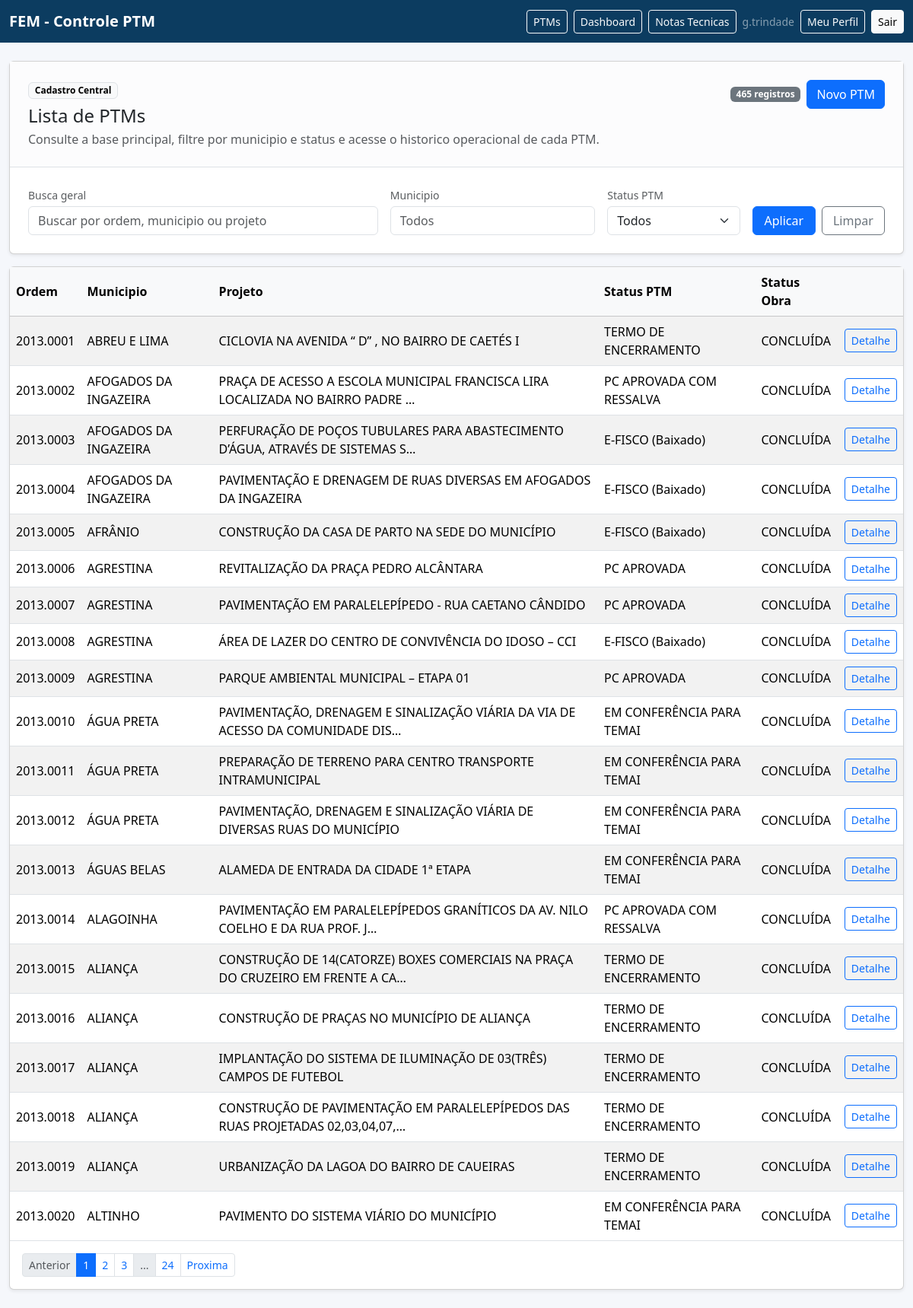
The app's page / (signed in) with its own data.
### ptms/models.py (models this page shows, shortened)
class PTM(TimestampedModel):
    ordem = models.CharField(max_length=30, unique=True)
    regiao = models.CharField(max_length=120)
    municipio = models.CharField(max_length=120)
    projeto = models.TextField()
    projeto_detalhado = models.TextField(blank=True)
    tipo_fem = models.ForeignKey(TipoFEM, on_delete=models.PROTECT)
    status_ptm_atual = models.ForeignKey(
        StatusPTM,
        on_delete=models.PROTECT,
        related_name="ptms_status_ptm",
        null=True,
        blank=True,
    )
    status_obra_atual = models.ForeignKey(
        StatusObra,
        on_delete=models.PROTECT,
        related_name="ptms_status_obra",
        null=True,
        blank=True,
    )
    data_final = models.DateField(null=True, blank=True)
    data_aprovacao = models.DateField(null=True, blank=True)
    teto_fem = models.DecimalField(max_digits=14, decimal_places=2, default=Decimal("0.00"))
    investimento_total = models.DecimalField(max_digits=14, decimal_places=2, default=Decimal("0.00"))
    recurso_fem = models.DecimalField(max_digits=14, decimal_places=2, default=Decimal("0.00"))
    rendimentos_fem = models.DecimalField(max_digits=14, decimal_places=2, default=Decimal("0.00"))
    contrapartida = models.DecimalField(max_digits=14, decimal_places=2, default=Decimal("0.00"))
    ressalva = models.TextField(blank=True)
    secretaria = models.ForeignKey(Secretaria, on_delete=models.PROTECT, null=True, blank=True)
    area_investimento = models.ForeignKey(AreaInvestimento, on_delete=models.PROTECT, null=True, blank=True)
    conta_ptm = models.CharField(max_length=50, blank=True)
    descricao = models.TextField(blank=True)
    codigo_acesso_publico = models.CharField(max_length=64, unique=True, null=True, blank=True)
    status_analise_documentacao = models.ForeignKey(
        StatusAnaliseDocumentacao,
        on_delete=models.PROTECT,
        related_name="ptms_status_analise_documentacao",
        null=True,
        blank=True,
    )
    populacao_beneficiada = models.PositiveIntegerField(null=True, blank=True)
    class Meta:
        ordering = ("ordem",)

### core/models.py (models this page shows)
class NomeCatalogo(TimestampedModel):
    nome = models.CharField(max_length=255, unique=True)
    ativo = models.BooleanField(default=True)
    class Meta:
        abstract = True
        ordering = ("nome",)
    def __str__(self):
        return self.nome

class StatusPTM(NomeCatalogo):
    pass

class StatusObra(NomeCatalogo):
    pass

### ptms/views.py (the view, shortened to what this page needs)
# urls.py: path('', PTMListView.as_view(), name='ptm_list'),
class PTMListView(ListView):
    model = PTM
    template_name = "ptms/ptm_list.html"
    context_object_name = "ptms"
    paginate_by = 20
    def get_queryset(self):
        queryset = (
            PTM.objects.select_related("tipo_fem", "status_ptm_atual", "status_obra_atual", "secretaria")
            .order_by("ordem")
        )
        q = self.request.GET.get("q", "").strip()
        status = self.request.GET.get("status", "").strip()
        municipio = self.request.GET.get("municipio", "").strip()
        if status:
            queryset = queryset.filter(status_ptm_atual__id=status)
        if municipio:
            municipio_norm = _normalize_text(municipio)
            ids = [item.id for item in queryset if municipio_norm in _normalize_text(item.municipio)]
            queryset = queryset.filter(id__in=ids)
        return queryset
    def get_context_data(self, **kwargs):
        context = super().get_context_data(**kwargs)
        context["status_options"] = (
            StatusPTM.objects.order_by("nome").values_list("id", "nome").distinct()
        )
        context["can_create_ptm"] = self.request.user.is_superuser or bool(
            _allowed_municipios_for_user(self.request.user)
        )
        context["total_ptms_filtrados"] = context["paginator"].count
        return context

### templates/ptms/ptm_list.html (shortened to what this page needs)
{% extends "base.html" %}
{% block content %}
<div class="card shadow-sm mb-3">
  <div class="card-body p-0">
    <div class="p-4 border-bottom bg-light-subtle">
      <div class="d-flex justify-content-between align-items-start flex-wrap gap-3">
        <div>
          <span class="badge text-bg-light border mb-2">Cadastro Central</span>
          <h1 class="h4 mb-1">Lista de PTMs</h1>
          <p class="text-muted mb-0">
            Consulte a base principal, filtre por municipio e status e acesse o historico operacional de cada PTM.
          </p>
        </div>
        <div class="d-flex align-items-center gap-2 flex-wrap">
          <span class="badge text-bg-secondary">{{ total_ptms_filtrados }} registro{{ total_ptms_filtrados|pluralize }}</span>
          {% if can_create_ptm %}
            <a class="btn btn-primary" href="{% url 'ptm_create' %}">Novo PTM</a>
          {% endif %}
        </div>
      </div>
    </div>
    <div class="p-4">
      <form method="get" class="row g-3">
        <div class="col-12 col-lg-5">
          <label class="form-label small text-muted mb-1" for="id_q">Busca geral</label>
          <input class="form-control" id="id_q" type="text" name="q" placeholder="Buscar por ordem, municipio ou projeto" value="{{ request.GET.q }}">
        </div>
        <div class="col-12 col-md-6 col-lg-3">
          <label class="form-label small text-muted mb-1" for="id_municipio">Municipio</label>
          <input class="form-control" id="id_municipio" type="text" name="municipio" placeholder="Todos" value="{{ request.GET.municipio }}">
        </div>
        <div class="col-12 col-md-6 col-lg-2">
          <label class="form-label small text-muted mb-1" for="id_status">Status PTM</label>
          <select class="form-select" id="id_status" name="status">
            <option value="">Todos</option>
          </select>
        </div>
        <div class="col-12 col-lg-2 d-flex align-items-end gap-2">
          <button type="submit" class="btn btn-primary w-100">Aplicar</button>
          <a class="btn btn-outline-secondary w-100" href="{% url 'ptm_list' %}">Limpar</a>
        </div>
      </form>
    </div>
  </div>
</div>
<div class="card shadow-sm">
  <div class="table-responsive">
    <table class="table table-striped table-hover mb-0">
      <thead class="table-light">
        <tr>
          <th>Ordem</th>
          <th>Municipio</th>
          <th>Projeto</th>
          <th>Status PTM</th>
          <th>Status Obra</th>
          <th class="text-end"></th>
        </tr>
      </thead>
      <tbody>
        {% for ptm in ptms %}
          <tr>
            <td>{{ ptm.ordem }}</td>
            <td>{{ ptm.municipio }}</td>
            <td>{{ ptm.projeto|truncatechars:80 }}</td>
            <td>{{ ptm.status_ptm_atual|default:"-" }}</td>
            <td>{{ ptm.status_obra_atual|default:"-" }}</td>
            <td class="text-end"><a class="btn btn-sm btn-outline-primary" href="{% url 'ptm_detail' ptm.pk %}">Detalhe</a></td>
          </tr>
        {% empty %}
          <tr><td colspan="6">Nenhum PTM encontrado.</td></tr>
        {% endfor %}
      </tbody>
    </table>
  </div>
  <div class="card-body">
    <nav aria-label="Paginacao PTMs">
      <ul class="pagination pagination-sm mb-0 flex-wrap">
        {% if page_obj.has_previous %}
          <li class="page-item">
            <a class="page-link" href="?page={{ page_obj.previous_page_number }}&q={{ request.GET.q }}&municipio={{ request.GET.municipio }}&status={{ request.GET.status }}">Anterior</a>
          </li>
        {% else %}
          <li class="page-item disabled"><span class="page-link">Anterior</span></li>
        {% endif %}
        {% for num in page_obj.paginator.page_range %}
          {% if num == page_obj.number %}
            <li class="page-item active" aria-current="page"><span class="page-link">{{ num }}</span></li>
          {% elif num >= page_obj.number|add:'-2' and num <= page_obj.number|add:'2' %}
            <li class="page-item">
              <a class="page-link" href="?page={{ num }}&q={{ request.GET.q }}&municipio={{ request.GET.municipio }}&status={{ request.GET.status }}">{{ num }}</a>
            </li>
          {% elif num == 1 or num == page_obj.paginator.num_pages %}
            <li class="page-item">
              <a class="page-link" href="?page={{ num }}&q={{ request.GET.q }}&municipio={{ request.GET.municipio }}&status={{ request.GET.status }}">{{ num }}</a>
            </li>
          {% elif num == page_obj.number|add:'-3' or num == page_obj.number|add:'3' %}
            <li class="page-item disabled"><span class="page-link">...</span></li>
          {% endif %}
        {% endfor %}
        {% if page_obj.has_next %}
          <li class="page-item">
            <a class="page-link" href="?page={{ page_obj.next_page_number }}&q={{ request.GET.q }}&municipio={{ request.GET.municipio }}&status={{ request.GET.status }}">Proxima</a>
          </li>
        {% else %}
          <li class="page-item disabled"><span class="page-link">Proxima</span></li>
        {% endif %}
      </ul>
    </nav>
  </div>
</div>
{% endblock %}

### templates/partials/_navbar.html (shortened to what this page needs)
<nav class="navbar navbar-expand-lg navbar-dark" style="background-color:#0c3c60;">
  <div class="container-fluid app-main">
    <a class="navbar-brand fw-semibold" href="{% url 'ptm_list' %}">FEM - Controle PTM</a>
    <div class="d-flex align-items-center gap-2 flex-wrap">
      {% if user.is_authenticated %}
        <a class="btn btn-sm btn-outline-light" href="{% url 'ptm_list' %}">PTMs</a>
        <a class="btn btn-sm btn-outline-light" href="{% url 'dashboard' %}">Dashboard</a>
        <a class="btn btn-sm btn-outline-light" href="{% url 'nota_tecnica_select' %}">Notas Tecnicas</a>
      {% endif %}
      {% if user.is_authenticated %}
        <span class="text-white-50 small">{{ user.username }}</span>
        <a class="btn btn-sm btn-outline-light" href="{% url 'core:profile' %}">Meu Perfil</a>
        <form method="post" action="{% url 'core:logout' %}" class="m-0">
          <button type="submit" class="btn btn-sm btn-light">Sair</button>
        </form>
      {% else %}
        <a class="btn btn-sm btn-light" href="{% url 'core:login' %}">Entrar</a>
      {% endif %}
    </div>
  </div>
</nav>

### templates/partials/_styles.html (style rules this page uses)
body { background: #f5f7fb; }
.app-main { max-width: 1280px; }
.table > :not(caption) > * > * { vertical-align: middle; }

### records on screen
PTM: ordem "2013.0001", municipio "ABREU E LIMA", projeto "CICLOVIA NA AVENIDA “ D” , NO BAIRRO DE CAETÉS I", status_ptm_atual "TERMO DE ENCERRAMENTO", status_obra_atual "CONCLUÍDA"
PTM: ordem "2013.0002", municipio "AFOGADOS DA INGAZEIRA", projeto "PRAÇA DE ACESSO A ESCOLA MUNICIPAL FRANCISCA LIRA LOCALIZADA NO BAIRRO PADRE …", status_ptm_atual "PC APROVADA COM RESSALVA", status_obra_atual "CONCLUÍDA"
PTM: ordem "2013.0003", municipio "AFOGADOS DA INGAZEIRA", projeto "PERFURAÇÃO DE POÇOS TUBULARES PARA ABASTECIMENTO D’ÁGUA, ATRAVÉS DE SISTEMAS S…", status_ptm_atual "E-FISCO (Baixado)", status_obra_atual "CONCLUÍDA"
PTM: ordem "2013.0004", municipio "AFOGADOS DA INGAZEIRA", projeto "PAVIMENTAÇÃO E DRENAGEM DE RUAS DIVERSAS EM AFOGADOS DA INGAZEIRA", status_ptm_atual "E-FISCO (Baixado)", status_obra_atual "CONCLUÍDA"
PTM: ordem "2013.0005", municipio "AFRÂNIO", projeto "CONSTRUÇÃO DA CASA DE PARTO NA SEDE DO MUNICÍPIO", status_ptm_atual "E-FISCO (Baixado)", status_obra_atual "CONCLUÍDA"
PTM: ordem "2013.0006", municipio "AGRESTINA", projeto "REVITALIZAÇÃO DA PRAÇA PEDRO ALCÂNTARA", status_ptm_atual "PC APROVADA", status_obra_atual "CONCLUÍDA"
PTM: ordem "2013.0007", municipio "AGRESTINA", projeto "PAVIMENTAÇÃO EM PARALELEPÍPEDO - RUA CAETANO CÂNDIDO", status_ptm_atual "PC APROVADA", status_obra_atual "CONCLUÍDA"
PTM: ordem "2013.0008", municipio "AGRESTINA", projeto "ÁREA DE LAZER DO CENTRO DE CONVIVÊNCIA DO IDOSO – CCI", status_ptm_atual "E-FISCO (Baixado)", status_obra_atual "CONCLUÍDA"
PTM: ordem "2013.0009", municipio "AGRESTINA", projeto "PARQUE AMBIENTAL MUNICIPAL – ETAPA 01", status_ptm_atual "PC APROVADA", status_obra_atual "CONCLUÍDA"
PTM: ordem "2013.0010", municipio "ÁGUA PRETA", projeto "PAVIMENTAÇÃO, DRENAGEM E SINALIZAÇÃO VIÁRIA DA VIA DE ACESSO DA COMUNIDADE DIS…", status_ptm_atual "EM CONFERÊNCIA PARA TEMAI", status_obra_atual "CONCLUÍDA"
PTM: ordem "2013.0011", municipio "ÁGUA PRETA", projeto "PREPARAÇÃO DE TERRENO PARA CENTRO TRANSPORTE INTRAMUNICIPAL", status_ptm_atual "EM CONFERÊNCIA PARA TEMAI", status_obra_atual "CONCLUÍDA"
PTM: ordem "2013.0012", municipio "ÁGUA PRETA", projeto "PAVIMENTAÇÃO, DRENAGEM E SINALIZAÇÃO VIÁRIA DE DIVERSAS RUAS DO MUNICÍPIO", status_ptm_atual "EM CONFERÊNCIA PARA TEMAI", status_obra_atual "CONCLUÍDA"
PTM: ordem "2013.0013", municipio "ÁGUAS BELAS", projeto "ALAMEDA DE ENTRADA DA CIDADE 1ª ETAPA", status_ptm_atual "EM CONFERÊNCIA PARA TEMAI", status_obra_atual "CONCLUÍDA"
PTM: ordem "2013.0014", municipio "ALAGOINHA", projeto "PAVIMENTAÇÃO EM PARALELEPÍPEDOS GRANÍTICOS DA AV. NILO COELHO E DA RUA PROF. J…", status_ptm_atual "PC APROVADA COM RESSALVA", status_obra_atual "CONCLUÍDA"
PTM: ordem "2013.0015", municipio "ALIANÇA", projeto "CONSTRUÇÃO DE 14(CATORZE) BOXES COMERCIAIS NA PRAÇA DO CRUZEIRO EM FRENTE A CA…", status_ptm_atual "TERMO DE ENCERRAMENTO", status_obra_atual "CONCLUÍDA"
PTM: ordem "2013.0016", municipio "ALIANÇA", projeto "CONSTRUÇÃO DE PRAÇAS NO MUNICÍPIO DE ALIANÇA", status_ptm_atual "TERMO DE ENCERRAMENTO", status_obra_atual "CONCLUÍDA"
PTM: ordem "2013.0017", municipio "ALIANÇA", projeto "IMPLANTAÇÃO DO SISTEMA DE ILUMINAÇÃO DE 03(TRÊS) CAMPOS DE FUTEBOL", status_ptm_atual "TERMO DE ENCERRAMENTO", status_obra_atual "CONCLUÍDA"
PTM: ordem "2013.0018", municipio "ALIANÇA", projeto "CONSTRUÇÃO DE PAVIMENTAÇÃO EM PARALELEPÍPEDOS DAS RUAS PROJETADAS 02,03,04,07,…", status_ptm_atual "TERMO DE ENCERRAMENTO", status_obra_atual "CONCLUÍDA"
PTM: ordem "2013.0019", municipio "ALIANÇA", projeto "URBANIZAÇÃO DA LAGOA DO BAIRRO DE CAUEIRAS", status_ptm_atual "TERMO DE ENCERRAMENTO", status_obra_atual "CONCLUÍDA"
PTM: ordem "2013.0020", municipio "ALTINHO", projeto "PAVIMENTO DO SISTEMA VIÁRIO DO MUNICÍPIO", status_ptm_atual "EM CONFERÊNCIA PARA TEMAI", status_obra_atual "CONCLUÍDA"

### other values on screen
{{ user.username }} "g.trindade"
{{ total_ptms_filtrados }} "465"
{{ num }} "1"
{{ num }} "2" "3"
{{ num }} "24"
